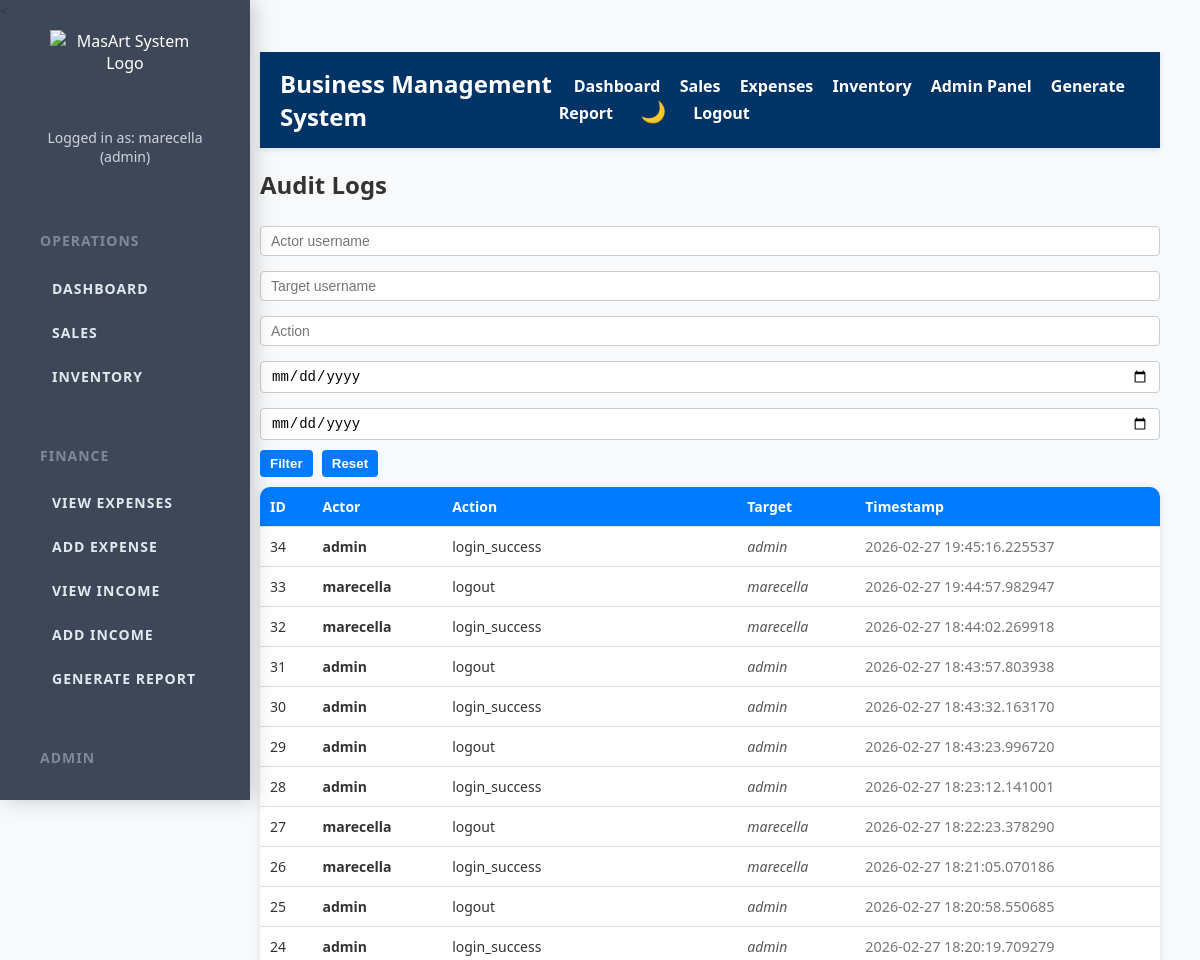
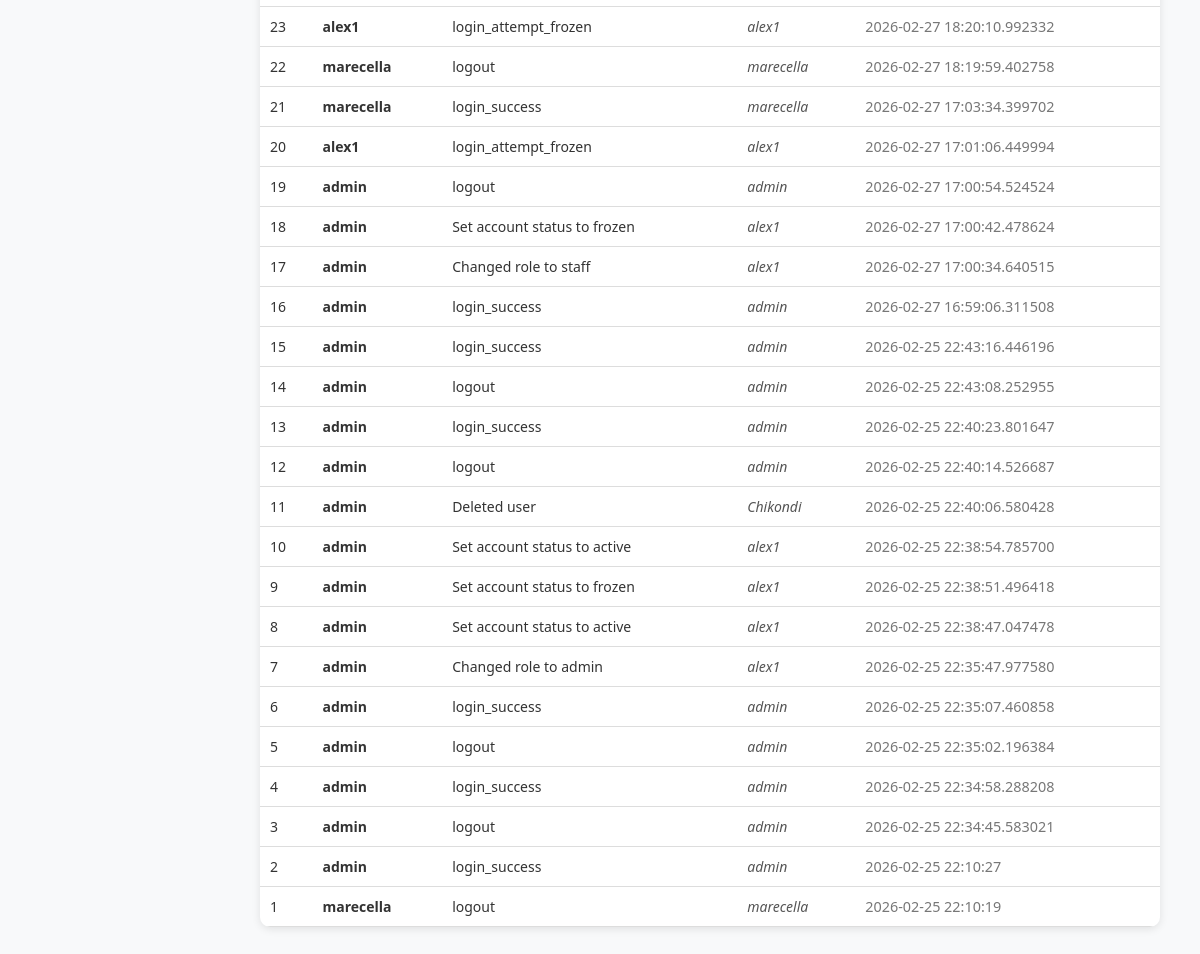
Screenshot of /audit_logs (signed in) with the database file from the repository (2 pictures, top to bottom).
### tables this page shows
CREATE TABLE audit_logs (
                id INTEGER PRIMARY KEY AUTOINCREMENT,
                actor_username TEXT NOT NULL,
                action TEXT NOT NULL,
                target_username TEXT,
                timestamp DATETIME DEFAULT CURRENT_TIMESTAMP
            , ip_address TEXT, user_agent TEXT);

### app.py (the view)
@app.route('/audit_logs', methods=['GET', 'POST'])
@admin_required
def audit_logs():
    if session.get('role') not in ['admin', 'superadmin']:
        flash("Access denied.", "error")
        return redirect(url_for('dashboard'))
    actor_filter = request.form.get('actor', '').strip()
    target_filter = request.form.get('target', '').strip()
    action_filter = request.form.get('action', '').strip()
    start_date = request.form.get('start_date', '')
    end_date = request.form.get('end_date', '')
    query = "SELECT id, actor_username, action, target_username, timestamp FROM audit_logs WHERE 1=1"
    params = []
    if actor_filter:
        query += " AND actor_username LIKE ?"
        params.append(f"%{actor_filter}%")
    if target_filter:
        query += " AND target_username LIKE ?"
        params.append(f"%{target_filter}%")
    if action_filter:
        query += " AND action LIKE ?"
        params.append(f"%{action_filter}%")
    if start_date:
        query += " AND date(timestamp) >= ?"
        params.append(start_date)
    if end_date:
        query += " AND date(timestamp) <= ?"
        params.append(end_date)
    query += " ORDER BY timestamp DESC LIMIT 500"  # limit for performance
    conn = get_db_connection()
    cursor = conn.cursor()
    cursor.execute(query, tuple(params))
    logs = cursor.fetchall()
    conn.close()
    return render_template(
        'audit_logs.html',
        logs=logs,
        actor_filter=actor_filter,
        target_filter=target_filter,
        action_filter=action_filter,
        start_date=start_date,
        end_date=end_date
    )

### app.py (called while the page is built)
def admin_required(f):
    @wraps(f)
    def decorated_function(*args, **kwargs):
        if 'role' not in session or session['role'] != 'admin':
            flash("You do not have permission to access this page.", "error")
            return redirect(url_for('dashboard'))
        return f(*args, **kwargs)
    return decorated_function

def get_db_connection():
    conn = sqlite3.connect(DATABASE, timeout=10)  # Added timeout to avoid database lock errors
    conn.row_factory = sqlite3.Row  # This allows us to access columns by name
    return conn

### templates/audit_logs.html (shortened to what this page needs)
{% extends "base.html" %}
{% block content %}
<h2>Audit Logs</h2>
<form method="POST" class="filter-form">
    <input type="text" name="actor" placeholder="Actor username" value="{{ actor_filter }}">
    <input type="text" name="target" placeholder="Target username" value="{{ target_filter }}">
    <input type="text" name="action" placeholder="Action" value="{{ action_filter }}">
    <input type="date" name="start_date" value="{{ start_date }}">
    <input type="date" name="end_date" value="{{ end_date }}">
    <button type="submit">Filter</button>
    <a href="{{ url_for('audit_logs') }}"><button type="button">Reset</button></a>
</form>
<table>
    <tr>
        <th>ID</th>
        <th>Actor</th>
        <th>Action</th>
        <th>Target</th>
        <th>Timestamp</th>
    </tr>
    {% for log in logs %}
    <tr>
        <td>{{ log['id'] }}</td>
        <td class="actor">{{ log['actor_username'] }}</td>
        <td>{{ log['action'] }}</td>
        <td class="target">{{ log['target_username'] or '-' }}</td>
        <td class="timestamp">{{ log['timestamp'] }}</td>
    </tr>
    {% else %}
    <tr>
        <td colspan="5" style="text-align:center;">No audit logs found.</td>
    </tr>
    {% endfor %}
</table>
{% endblock %}

### static/style.css (style rules this page uses)
:root { --bg-main: #f4f6f9; --bg-card: #ffffff; --text-main: #1e293b; --sidebar-bg: rgba(30, 41, 59, 0.85); }
body { background: var(--bg-main); color: var(--text-main); transition: all 0.3s ease; }
body { margin: 0; font-family: 'Segoe UI', Tahoma, Geneva, Verdana, sans-serif; background: #f8f9fa; color: #333; }
table { width: 100%; border-collapse: collapse; background: white; border-radius: 10px; overflow: hidden; box-shadow: 0 2px 8px rgba(0,0,0,0.1); }
th, td { padding: 14px 16px; border-bottom: 1px solid #e5e7eb; font-size: 14px; }
th { background-color: #f3f4f6; font-weight: 600; color: #062f86; text-align: left; }
button, .add-sale-btn, .btn-pdf { background-color: #062f86; color: white; padding: 10px 18px; border: none; border-radius: 6px; font-weight: 600; cursor: pointer; transition: background-color 0.25s ease; display: inline-block; text-align: center; text-decoration: none; }
input, select { width: 100%; padding: 8px 10px; margin-top: 5px; margin-bottom: 10px; border-radius: 5px; border: 1px solid #a1a1a1; box-sizing: border-box; font-size: 14px; }

### templates/audit_logs.html (style rules this page uses)
table { border-collapse: collapse; width: 100%; }
th, td { padding: 10px; text-align: left; border-bottom: 1px solid #ddd; }
th { background-color: #007bff; color: white; }
.actor { font-weight: bold; }
.target { font-style: italic; color: #555; }
.timestamp { color: #777; font-size: 0.9em; }
.filter-form input, .filter-form button { padding: 6px 10px; margin-right: 5px; margin-bottom: 10px; border-radius: 4px; border: 1px solid #ccc; }
.filter-form button { background-color: #007bff; color: white; border: none; cursor: pointer; transition: 0.2s; }

### rows the page displays
audit_logs: id "34", actor_username "admin", action "login_success", target_username "admin", timestamp "2026-02-27 19:45:16.225537"
audit_logs: id "33", actor_username "marecella", action "logout", target_username "marecella", timestamp "2026-02-27 19:44:57.982947"
audit_logs: id "32", actor_username "marecella", action "login_success", target_username "marecella", timestamp "2026-02-27 18:44:02.269918"
audit_logs: id "31", actor_username "admin", action "logout", target_username "admin", timestamp "2026-02-27 18:43:57.803938"
audit_logs: id "30", actor_username "admin", action "login_success", target_username "admin", timestamp "2026-02-27 18:43:32.163170"
audit_logs: id "29", actor_username "admin", action "logout", target_username "admin", timestamp "2026-02-27 18:43:23.996720"
audit_logs: id "28", actor_username "admin", action "login_success", target_username "admin", timestamp "2026-02-27 18:23:12.141001"
audit_logs: id "27", actor_username "marecella", action "logout", target_username "marecella", timestamp "2026-02-27 18:22:23.378290"
audit_logs: id "26", actor_username "marecella", action "login_success", target_username "marecella", timestamp "2026-02-27 18:21:05.070186"
audit_logs: id "25", actor_username "admin", action "logout", target_username "admin", timestamp "2026-02-27 18:20:58.550685"
audit_logs: id "24", actor_username "admin", action "login_success", target_username "admin", timestamp "2026-02-27 18:20:19.709279"
audit_logs: id "23", actor_username "alex1", action "login_attempt_frozen", target_username "alex1", timestamp "2026-02-27 18:20:10.992332"
audit_logs: id "22", actor_username "marecella", action "logout", target_username "marecella", timestamp "2026-02-27 18:19:59.402758"
audit_logs: id "21", actor_username "marecella", action "login_success", target_username "marecella", timestamp "2026-02-27 17:03:34.399702"
audit_logs: id "20", actor_username "alex1", action "login_attempt_frozen", target_username "alex1", timestamp "2026-02-27 17:01:06.449994"
audit_logs: id "19", actor_username "admin", action "logout", target_username "admin", timestamp "2026-02-27 17:00:54.524524"
audit_logs: id "18", actor_username "admin", action "Set account status to frozen", target_username "alex1", timestamp "2026-02-27 17:00:42.478624"
audit_logs: id "17", actor_username "admin", action "Changed role to staff", target_username "alex1", timestamp "2026-02-27 17:00:34.640515"
audit_logs: id "16", actor_username "admin", action "login_success", target_username "admin", timestamp "2026-02-27 16:59:06.311508"
audit_logs: id "15", actor_username "admin", action "login_success", target_username "admin", timestamp "2026-02-25 22:43:16.446196"
audit_logs: id "14", actor_username "admin", action "logout", target_username "admin", timestamp "2026-02-25 22:43:08.252955"
audit_logs: id "13", actor_username "admin", action "login_success", target_username "admin", timestamp "2026-02-25 22:40:23.801647"
audit_logs: id "12", actor_username "admin", action "logout", target_username "admin", timestamp "2026-02-25 22:40:14.526687"
audit_logs: id "11", actor_username "admin", action "Deleted user", target_username "Chikondi", timestamp "2026-02-25 22:40:06.580428"
audit_logs: id "10", actor_username "admin", action "Set account status to active", target_username "alex1", timestamp "2026-02-25 22:38:54.785700"
audit_logs: id "9", actor_username "admin", action "Set account status to frozen", target_username "alex1", timestamp "2026-02-25 22:38:51.496418"
audit_logs: id "8", actor_username "admin", action "Set account status to active", target_username "alex1", timestamp "2026-02-25 22:38:47.047478"
audit_logs: id "7", actor_username "admin", action "Changed role to admin", target_username "alex1", timestamp "2026-02-25 22:35:47.977580"
audit_logs: id "6", actor_username "admin", action "login_success", target_username "admin", timestamp "2026-02-25 22:35:07.460858"
audit_logs: id "5", actor_username "admin", action "logout", target_username "admin", timestamp "2026-02-25 22:35:02.196384"
audit_logs: id "4", actor_username "admin", action "login_success", target_username "admin", timestamp "2026-02-25 22:34:58.288208"
audit_logs: id "3", actor_username "admin", action "logout", target_username "admin", timestamp "2026-02-25 22:34:45.583021"
audit_logs: id "2", actor_username "admin", action "login_success", target_username "admin", timestamp "2026-02-25 22:10:27"
audit_logs: id "1", actor_username "marecella", action "logout", target_username "marecella", timestamp "2026-02-25 22:10:19"

### other values shown
{{ session['user'] }} "marecella"
{{ session['role'] }} "admin"
